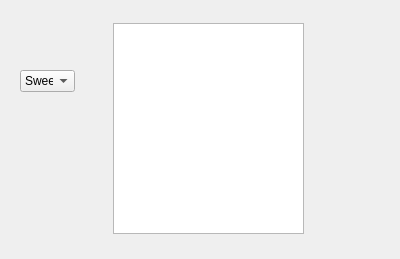
<?xml version="1.0" encoding="UTF-8"?>
<ui version="4.0">
 <class>Page2</class>
 <widget class="QDialog" name="Page2">
  <property name="geometry">
   <rect>
    <x>0</x>
    <y>0</y>
    <width>400</width>
    <height>259</height>
   </rect>
  </property>
  <property name="windowTitle">
   <string>Dialog</string>
  </property>
  <widget class="QComboBox" name="comboBox">
   <property name="geometry">
    <rect>
     <x>20</x>
     <y>70</y>
     <width>55</width>
     <height>22</height>
    </rect>
   </property>
   <item>
    <property name="text">
     <string>Sweet</string>
    </property>
   </item>
   <item>
    <property name="text">
     <string>Savoury</string>
    </property>
   </item>
   <item>
    <property name="text">
     <string>Plain</string>
    </property>
   </item>
  </widget>
  <widget class="QTextEdit" name="textEdit">
   <property name="geometry">
    <rect>
     <x>113</x>
     <y>23</y>
     <width>191</width>
     <height>211</height>
    </rect>
   </property>
  </widget>
 </widget>
 <resources/>
 <connections/>
</ui>
